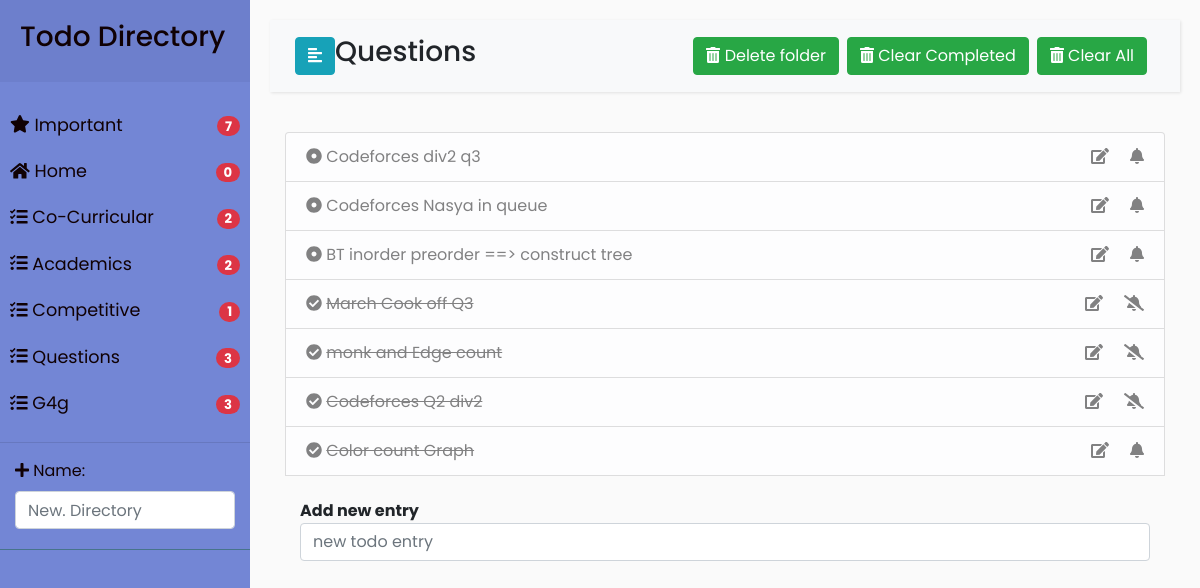
/directory/24, run on the app's committed database.
### todo/models.py (models this page shows, shortened)
class Directory(models.Model):
    name = models.CharField(max_length=50, blank=False)
    necessary = models.BooleanField(default=False)
    def get_absolute_url(self):
        return reverse("directory_content",kwargs={'dir_id':self.id})
    def get_not_completed(self):
        return self.todoentry_set.filter(completed=False).count()

class Todoentry(models.Model):
    basedir = models.ForeignKey(Directory,on_delete=models.CASCADE)
    entry = models.CharField(max_length=100,blank=False,null=False)
    create_date = models.DateTimeField(default=timezone.now)
    due_date = models.DateField(blank=True, null=True)
    important = models.BooleanField(default=False)
    completed = models.BooleanField(default=False)
    def get_aliter_url(self):
        return reverse("aliter_status",kwargs={'todo_id':self.id})

### todo/views.py (the view)
# urls.py: path('directory/<int:dir_id>',views.directory_content,name="directory_content"),
def directory_content(request,dir_id):
    all_directories = models.Directory.objects.all()
    pwd = models.Directory.objects.get(pk=dir_id)
    total_important_items = models.Todoentry.objects.filter(important=True).count()
    todo_list = pwd.todoentry_set.order_by('completed')
    new_dir_form = forms.NewDirectoryForm()
    add_todo_form = forms.AddTodoentry()
    context = {
           'pwd': pwd,
           'all_directories': all_directories,
            'todo_list':todo_list,
           'new_dir_form':new_dir_form,
           'add_todo_form': add_todo_form,
            'total_important_items':total_important_items}
    if request.method == "POST":
        new_todo = forms.AddTodoentry(request.POST)
        if new_todo.is_valid():
            entry = new_todo.cleaned_data["input_text"]
            pwd.todoentry_set.create(entry=entry) # no need to call save
    return render(request,'todo/directory_content.html',context=context)

### todo/forms.py
class NewDirectoryForm(forms.ModelForm):
    class Meta:
        attrs = {'class': 'form-control',
                 'placeholder': 'New. Directory',
                 'rows': '3',
                 'type': 'text', }
        model = Directory
        fields = ['name']
        widgets = {
            'name': forms.TextInput(attrs=attrs)
        }

class AddTodoentry(forms.Form):
    attrs = {'class': 'form-control',
             'placeholder': 'new todo entry ',
             'rows': '3',
             'type': 'text', }
    input_text = forms.CharField(max_length=100,
                                 widget=forms.TextInput(attrs=attrs),
                                 label='')

### todo/templates/todo/directory_content.html (shortened to what this page needs)
{% extends 'todo/base.html' %}
 {% block directory_name %}
     {{ pwd.name }}
 {% endblock %}
{% block directory_todo_entry %}
        {% for item in todo_list %}
            <li class="list-group-item list-group-item-light">
                <a href="{{ item.get_aliter_url }}">
                    {% if item.completed %}
                        <span class="icon"><i class="fas fa-check-circle"></i></span>
                            <del>{{ item.entry }}</del>
                    {% else %}
                        <span class="icon"><i class="fas fa-dot-circle"></i></span>
                        <span>{{item.entry}}</span>
                    {% endif %}
                </a>
                <div class="float-right">
                    <a href="#"> <i class="fas fa-edit"></i> </a>
                    {% if item.important %}
                        <a href="{% url 'aliter_importance' todo_id=item.id %}" title="remove from important"> <i class="fas fa-bell"></i> </a>
                    {% else %}
                        <a href="{% url 'aliter_importance' todo_id=item.id %}" title="add to important"> <i class="fas fa-bell-slash"></i> </a>
                    {% endif %}
            </div>
            </li>
        {% endfor %}
    <br>
    <div class="container">
        <form method="post" action="{% url 'directory_content' dir_id=pwd.id %}">
            <div><strong>Add new entry
            </strong>{{ add_todo_form }}</div>
        </form>
    </div>
{% endblock %}
{% block button_block %}
    {% if not pwd.necessary %}
    <div class="btn-group mr-2" role="group" aria-label="First group">
      <a href="{% url 'delete_folder' dir_id=pwd.id %}">
        <button type="button" class="btn btn-success">
            <span class="fas fa-trash-alt"></span>
            Delete folder
        </button>
      </a>
  </div>
    {% endif %}
      <div class="btn-group mr-2" role="group" aria-label="First group">
          <a href="{% url 'delete_completed' dir_id=pwd.id %}">
            <button type="button" class="btn btn-success">
                <span class="fas fa-trash-alt"></span>
                Clear Completed
            </button>
          </a>
    </div>
      <div class="btn-group mr-2" role="group" aria-label="First group">
      <a href="{% url 'delete_all' dir_id=pwd.id %}">
        <button type="button" class="btn btn-success">
            <span class="fas fa-trash-alt"></span>
            Clear All
        </button>
      </a>
  </div>
{% endblock %}

### todo/templates/todo/base.html (shortened to what this page needs)
<!DOCTYPE html>
<html>
<head>
    {% load static %}
    <link rel="stylesheet" href="https://stackpath.bootstrapcdn.com/bootstrap/4.1.0/css/bootstrap.min.css">
    <link rel="stylesheet" href="{% static 'todo/style4.css' %}">
</head>
<body>
    <div class="wrapper">
        <nav id="sidebar">
            <div class="sidebar-header">
                <h3>Todo Directory</h3>
            </div>
            <ul class="list-unstyled components">
                <li>
                    <a href="{% url 'important' %}">
                        <i class="fas fa-star"></i>
                        Important
                        <div class="float-right">
                                <span class="badge badge-danger badge-pill">
                                    {{ total_important_items }}
                                </span>
                            </div>
                    </a>
                </li>
                {% for items in all_directories %}
                    <li>
                        <a href="{{ items.get_absolute_url }}">
                            {% if items.necessary %}
                                <i class="fas fa-home"></i>
                            {% else %}
                                <i class="fas fa-tasks"></i>
                            {% endif %}
                            {{ items.name }}
                            <div class="float-right">
                                <span class="badge badge-danger badge-pill">
                                    {{items.get_not_completed}}
                                </span>
                            </div>
                        </a>
                    </li>
                {% endfor %}
                <hr>
                <li>
                    <div class="container">
                        <form method="post" action="{% url 'add_directory' %}">
                            <i class="fas fa-plus"></i>
                            {{ new_dir_form }}
                        </form>
                    </div>
                </li>
            </ul>
        </nav>
        <div id="content">
            <nav class="navbar navbar-expand-lg navbar-light bg-light">
                <div class="container-fluid">
                    <button type="button" id="sidebarCollapse" class="btn btn-info">
                        <i class="fas fa-align-left"></i>
                    </button>
                        <h3 class="h3">
                            {% block directory_name %}
                            {% endblock %}
                        </h3>
                    <div class="collapse navbar-collapse" id="navbarSupportedContent">
    <ul class="nav navbar-nav ml-auto">
    <div class="btn-toolbar" role="toolbar" aria-label="Toolbar with button groups">
      {% block button_block %}
      {% endblock %}
    </div>
                        </ul>
                    </div>
        </div>
</nav>
<div class="container ">
    <ul class="list-group">
            {% block directory_todo_entry %}
            {% endblock %}
    </ul>
</div>
        </div>
    </div>
</body>
</html>

### todo/static/todo/style4.css (style rules this page uses)
body { font-family: 'Poppins', sans-serif; background: #fafafa; }
a, a:hover, a:focus { color: inherit; text-decoration: none; transition: all 0.3s; }
.navbar { padding: 15px 10px; background: #fff; border: none; border-radius: 0; margin-bottom: 40px; box-shadow: 1px 1px 3px rgba(0, 0, 0, 0.1); }
i, span { display: inline-block; }
.wrapper { display: flex; align-items: stretch; }
#sidebar { min-width: 250px; max-width: 250px; background: #7386D5; color: #100104; transition: all 0.3s; }
#sidebar ul li a { text-align: left; }
#sidebar .sidebar-header { padding: 20px; background: #6d7fcc; }
#sidebar ul.components { padding: 20px 0; border-bottom: 1px solid #47748b; }
#sidebar ul li a { padding: 10px; font-size: 1.1em; display: block; }
#content { width: 100%; padding: 20px; min-height: 100vh; transition: all 0.3s; }

### data on the page
Directory: necessary True (drawn), name "Home", get_not_completed "0"
Directory: necessary False (drawn), name "Co-Curricular", get_not_completed "2"
Directory: necessary False (drawn), name "Academics", get_not_completed "2"
Directory: necessary False (drawn), name "Competitive", get_not_completed "1"
Directory: necessary False (drawn), name "Questions", get_not_completed "3"
Directory: necessary False (drawn), name "G4g", get_not_completed "3"
Todoentry: entry "Codeforces div2 q3", important True (drawn)
Todoentry: entry "Codeforces Nasya in queue", important True (drawn)
Todoentry: entry "BT inorder preorder ==> construct tree", important True (drawn)
Todoentry: entry "March Cook off Q3", important False (drawn)
Todoentry: entry "monk and Edge count", important False (drawn)
Todoentry: entry "Codeforces Q2 div2", important False (drawn)
Todoentry: entry "Color count Graph", important True (drawn)

### other printed values
{{ total_important_items }} "7"
